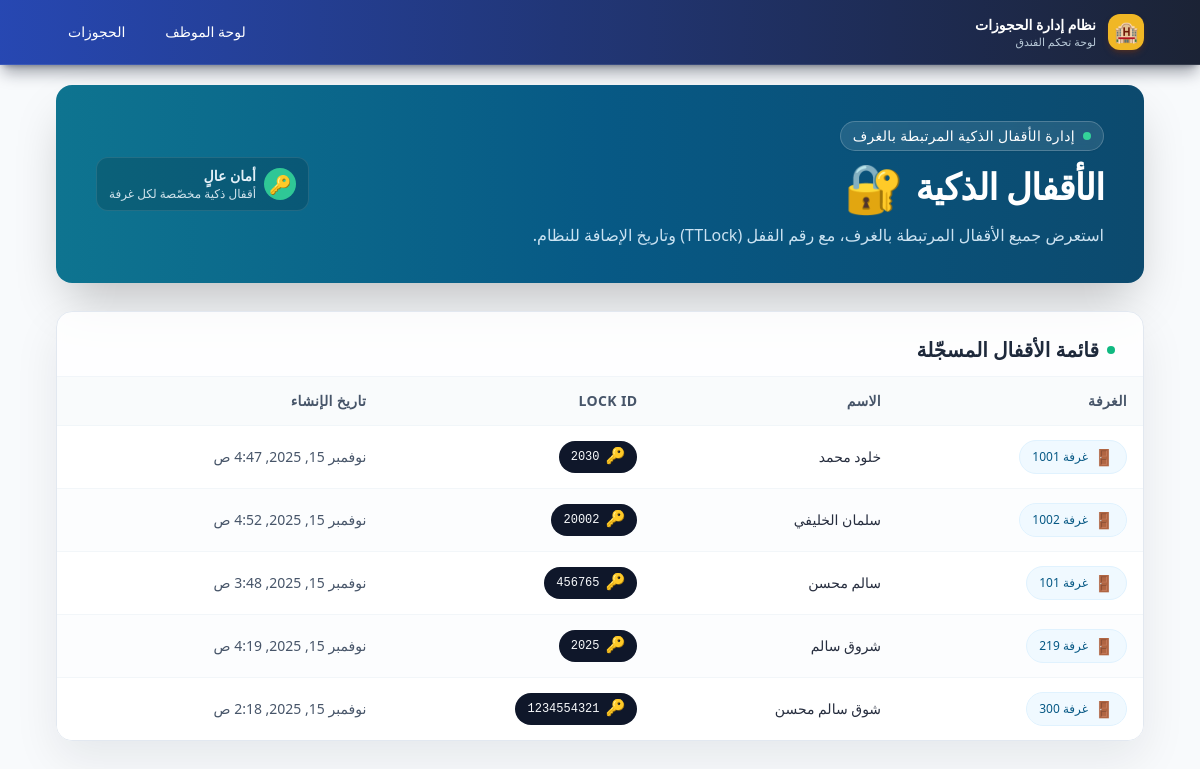
Page /locks/ on the earlier database version.
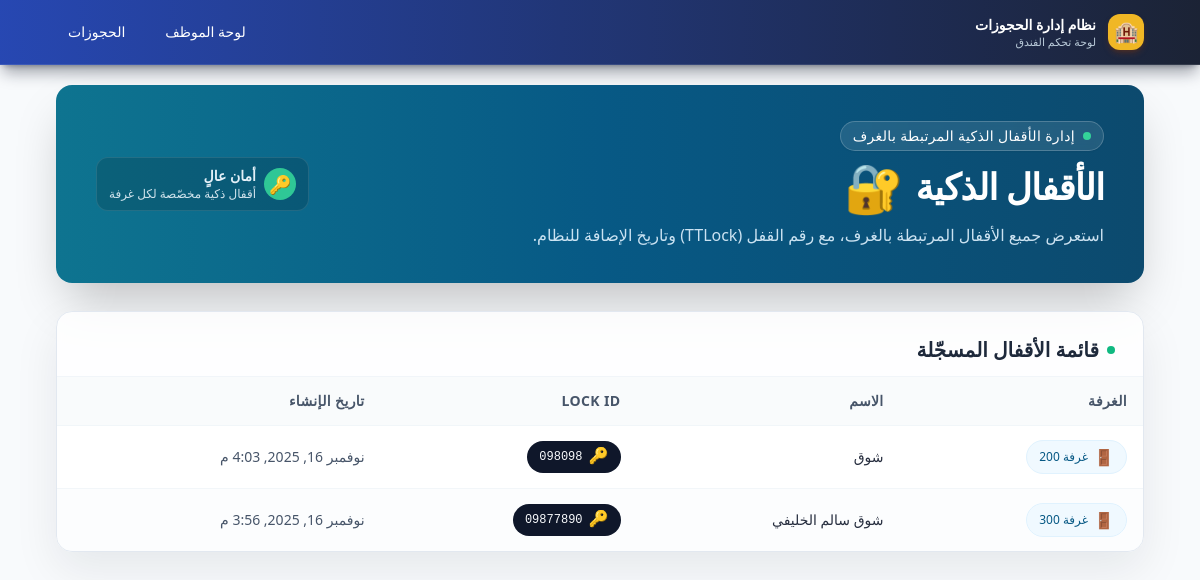
Same page on the later database version.
### locks/models.py (models this page shows, shortened)
class Lock(models.Model):
    provider = models.CharField(max_length=50, default="ttlock")
    room_id = models.CharField(max_length=50, unique=True)
    name = models.CharField(max_length=100)
    lock_id = models.CharField(max_length=200, unique=True)
    created_at = models.DateTimeField(auto_now_add=True)

### dashboard/views.py (the view)
# urls.py: path("locks/", views.locks_list, name="locks_list"),
def locks_list(request):
    locks = Lock.objects.order_by("room_id")
    return render(request, "dashboard/locks_list.html", {"locks": locks})

### templates/dashboard/locks_list.html (shortened to what this page needs)
{% extends "dashboard/base.html" %}
{% block content %}
<div class="space-y-7 animate-fade-in-slow">
    <div
        class="relative overflow-hidden rounded-2xl bg-gradient-to-l from-sky-900 via-sky-800 to-cyan-700 text-white shadow-2xl px-6 py-7 sm:px-10 sm:py-9 flex flex-col md:flex-row md:items-center md:justify-between gap-6">
        <div class="space-y-3">
            <p class="inline-flex items-center gap-2 text-xs sm:text-sm tracking-wide uppercase/relaxed bg-white/10 px-3 py-1 rounded-full backdrop-blur-sm border border-white/20 shadow-sm">
                <span class="h-2 w-2 rounded-full bg-emerald-400 animate-pulse"></span>
                إدارة الأقفال الذكية المرتبطة بالغرف
            </p>
            <h2 class="text-3xl sm:text-4xl font-extrabold tracking-tight flex items-center gap-3">
                <span>الأقفال الذكية</span>
                <span class="text-4xl sm:text-5xl">🔐</span>
            </h2>
            <p class="max-w-xl text-sm sm:text-base text-sky-100/90 leading-relaxed">
                استعرض جميع الأقفال المرتبطة بالغرف، مع رقم القفل (TTLock) وتاريخ الإضافة للنظام.
            </p>
        </div>
        <div class="flex flex-col items-stretch sm:items-end gap-3 text-xs sm:text-sm">
            <div class="flex items-center gap-2 bg-black/15 px-3 py-2 rounded-xl border border-white/10">
                <span class="flex h-8 w-8 items-center justify-center rounded-full bg-emerald-400/90 text-slate-900 text-lg">
                    🔑
                </span>
                <div class="text-sky-50/95">
                    <p class="font-semibold">أمان عالٍ</p>
                    <p class="text-[11px] sm:text-xs opacity-90">أقفال ذكية مخصّصة لكل غرفة</p>
                </div>
            </div>
        </div>
    </div>
    <div
        class="bg-white/80 backdrop-blur-sm border border-slate-200 rounded-2xl shadow-[0_18px_45px_rgba(15,23,42,0.08)] overflow-hidden animate-rise-soft">
        {% if locks %}
        <div class="px-5 sm:px-7 pt-5 sm:pt-6 pb-3 flex items-center justify-between gap-3">
            <h3 class="text-lg sm:text-xl font-semibold text-slate-800 flex items-center gap-2">
                <span class="h-2 w-2 rounded-full bg-emerald-500 animate-pulse"></span>
                <span>قائمة الأقفال المسجّلة</span>
            </h3>
        </div>
        <div class="overflow-x-auto border-t border-slate-100">
            <table class="min-w-full text-center align-middle text-sm sm:text-base">
                <thead class="bg-slate-50/80 text-slate-600 text-xs sm:text-sm uppercase tracking-wide">
                    <tr>
                        <th class="py-3.5 px-3 sm:px-4 font-semibold text-right">الغرفة</th>
                        <th class="py-3.5 px-3 sm:px-4 font-semibold text-right">الاسم</th>
                        <th class="py-3.5 px-3 sm:px-4 font-semibold text-right">Lock ID</th>
                        <th class="py-3.5 px-3 sm:px-4 font-semibold text-right">تاريخ الإنشاء</th>
                    </tr>
                </thead>
                <tbody class="text-slate-700">
                    {% for lock in locks %}
                    <tr
                        class="border-t border-slate-100/90 odd:bg-white even:bg-slate-50/40 hover:bg-emerald-50/70 transition-colors duration-150">
                        <td class="py-3.5 px-3 sm:px-4 text-right">
                            <span
                                class="inline-flex items-center gap-1.5 rounded-full bg-sky-50 text-sky-800 border border-sky-100 px-3 py-1 text-xs font-medium">
                                <span class="text-base">🚪</span>
                                <span>غرفة {{ lock.room_id }}</span>
                            </span>
                        </td>
                        <td class="py-3.5 px-3 sm:px-4 text-right text-sm">
                            <span class="font-medium text-slate-900/90">{{ lock.name }}</span>
                        </td>
                        <td class="py-3.5 px-3 sm:px-4 text-right">
                            <span
                                class="inline-flex items-center gap-1.5 rounded-full bg-slate-900 text-slate-50 px-3 py-1 text-xs font-mono">
                                <span class="text-base">🔑</span>
                                <span>{{ lock.lock_id }}</span>
                            </span>
                        </td>
                        <td class="py-3.5 px-3 sm:px-4 text-right text-xs sm:text-sm text-slate-600">
                            {{ lock.created_at }}
                        </td>
                    </tr>
                    {% endfor %}
                </tbody>
            </table>
        </div>
        {% endif %}
    </div>
</div>
{% endblock %}

### templates/dashboard/base.html (shortened to what this page needs)
<!DOCTYPE html>
<html lang="ar" dir="rtl">
<head>
    <script src="https://cdn.tailwindcss.com"></script>
</head>
<body class="min-h-screen bg-slate-50 text-slate-900">
<nav class="glass-nav text-white shadow-lg shadow-slate-900/40 border-b border-white/10">
    <div class="max-w-6xl mx-auto px-4 sm:px-6 lg:px-8">
        <div class="flex h-14 sm:h-16 items-center justify-between">
            <div class="flex items-center gap-3">
                <div
                    class="flex h-9 w-9 items-center justify-center rounded-xl bg-amber-400/95 text-slate-900 text-xl shadow-md shadow-amber-900/40">
                    🏨
                </div>
                <div class="leading-tight hidden sm:block">
                    <p class="text-sm font-semibold">نظام إدارة الحجوزات</p>
                    <p class="text-[11px] text-sky-100/80">لوحة تحكم الفندق</p>
                </div>
            </div>
            <div class="flex items-center gap-4 text-xs sm:text-sm">
                <a href="{% url 'dashboard_home' %}"
                   class="px-3 py-1.5 rounded-full hover:bg-white/10 transition-colors">
                    لوحة الموظف
                </a>
                <a href="{% url 'booking_list' %}"
                   class="px-3 py-1.5 rounded-full hover:bg-white/10 transition-colors">
                    الحجوزات
                </a>
            </div>
        </div>
    </div>
</nav>
<main class="min-h-[calc(100vh-3.5rem)] bg-slate-50">
    <div class="max-w-6xl mx-auto px-4 sm:px-6 lg:px-8 py-4 sm:py-5">
        {% block content %}{% endblock %}
    </div>
</main>
</body>
</html>

### templates/dashboard/base.html (style rules this page uses)
body { background-color: #f3f4f6; }
.glass-nav { background: linear-gradient(to left, rgba(15,23,42,0.95), rgba(30,64,175,0.96)); backdrop-filter: blur(18px); }

### templates/dashboard/locks_list.html (style rules this page uses)
.animate-fade-in-slow { animation: fade-in-slow 0.5s ease-out; }
.animate-rise-soft { animation: rise-soft 0.6s ease-out; }

Differences in the rows shown:
removed Lock: room_id "1001", name "خلود محمد", lock_id "2030", created_at "نوفمبر 15, 2025, 4:47 ص"
removed Lock: room_id "1002", name "سلمان الخليفي", lock_id "20002", created_at "نوفمبر 15, 2025, 4:52 ص"
removed Lock: room_id "101", name "سالم محسن", lock_id "456765", created_at "نوفمبر 15, 2025, 3:48 ص"
removed Lock: room_id "219", name "شروق سالم", lock_id "2025", created_at "نوفمبر 15, 2025, 4:19 ص"
removed Lock: room_id "300", name "شوق سالم محسن", lock_id "1234554321", created_at "نوفمبر 15, 2025, 2:18 ص"
added Lock: room_id "200", name "شوق", lock_id "098098", created_at "نوفمبر 16, 2025, 4:03 م"
added Lock: room_id "300", name "شوق سالم الخليفي", lock_id "09877890", created_at "نوفمبر 16, 2025, 3:56 م"
